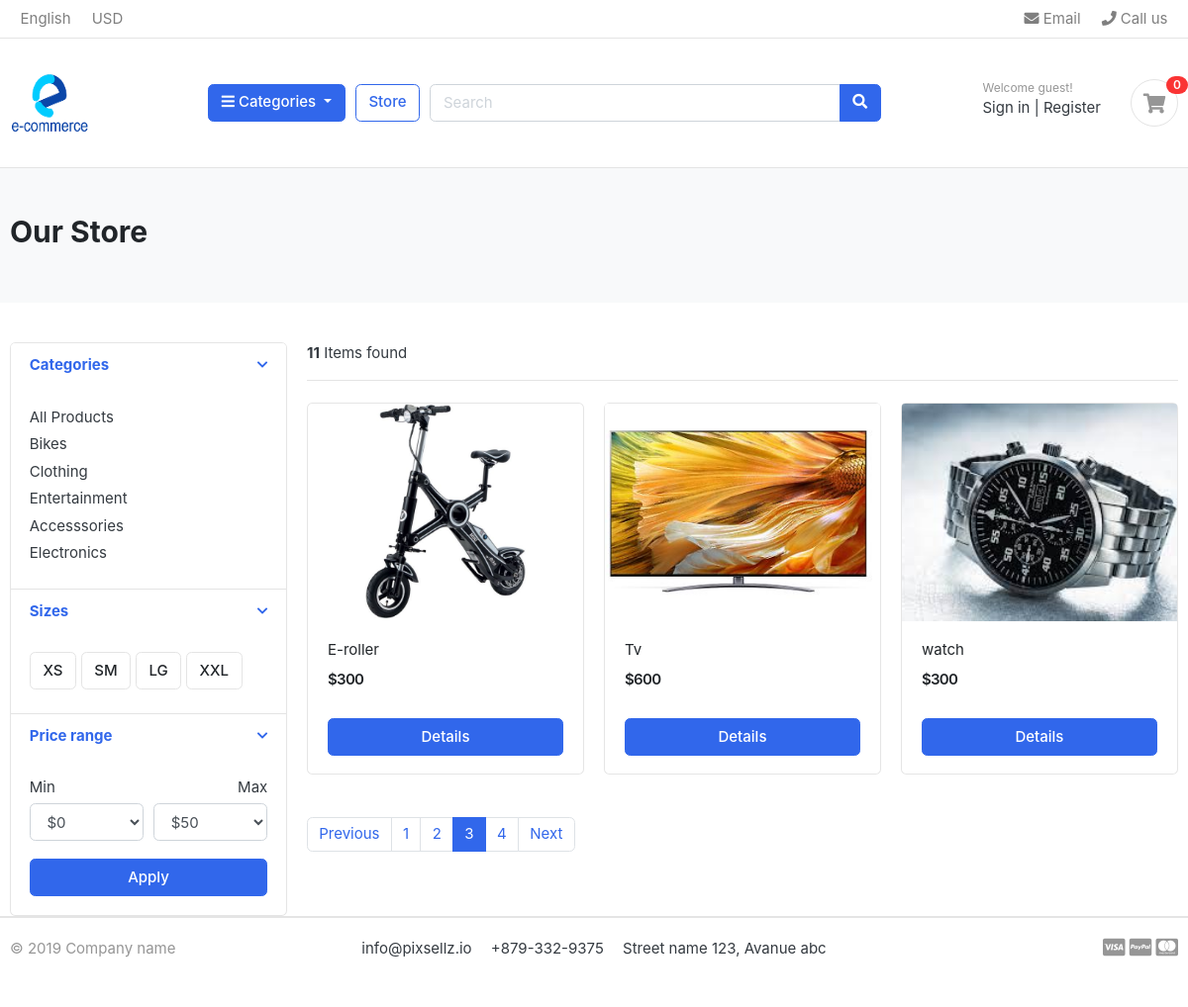
The page /store/?page=3 on the database its author committed.
### shop/models.py (models this page shows, shortened)
class Category(models.Model):
    category_name = models.CharField(max_length=100, unique=True)
    slug = models.SlugField(max_length=100, unique=True)
    description = models.TextField(max_length=200, blank=True)
    category_image = models.ImageField(upload_to='photos/categories', blank=True)
    def get_url(self):
        return reverse('products_by_category', args=[self.slug])

### store/models.py (models this page shows, shortened)
class Product(models.Model):
    product_name = models.CharField(max_length=200, unique=True)
    slug = models.SlugField(max_length=200, unique=True)
    description = models.TextField(max_length=500, blank=True)
    price = models.IntegerField()
    images = models.ImageField(upload_to='photos/products')
    stock = models.IntegerField()
    is_available = models.BooleanField(default=True)
    category = models.ForeignKey(Category, on_delete=models.CASCADE)
    created_date = models.DateTimeField(auto_now_add=True)
    modified_date = models.DateTimeField(auto_now=True)
    def get_url(self):
        return reverse('product_detail', args=[self.category.slug, self.slug])

### store/views.py (the view)
# urls.py: path('store/', include('store.urls')),
def store(request, category_slug=None):
    categories = None
    products = None
    if category_slug != None:
        categories = get_object_or_404(Category, slug=category_slug)
        products = Product.objects.filter(category=categories, is_available=True)
        paginator = Paginator(products, 1)
        page = request.GET.get('page')
        paged_products = paginator.get_page(page)
        product_count = products.count()
    else:
        products = Product.objects.all().filter(is_available=True).order_by('id')
        paginator = Paginator(products, 3)
        page = request.GET.get('page')
        paged_products = paginator.get_page(page)
        product_count = products.count()
    context = {
        'products': paged_products,
        'product_count': product_count,
    }
    return render(request, 'store/store.html', context)

### carts/context_processors.py (called while the page is built)
def counter(request):
    cart_count = 0
    if 'admin' in request.path:
        return {}
    else:
        try:
            cart = Cart.objects.filter(cart_id=_cart_id(request))
            cart_items = CartItem.objects.all().filter(cart=cart[:1])
            for cart_item in cart_items:
                cart_count += cart_item.quantity
        except Cart.DoesNotExist:
            cart_count = 0
    return dict(cart_count=cart_count)

### carts/views.py (called while the page is built)
def _cart_id(request):
    cart = request.session.session_key
    if not cart:
        cart = request.session.create()
    return cart

### shop/context_processors.py (called while the page is built)
def menu_links(request):
    links = Category.objects.all()
    return dict(links=links)

### templates/store/store.html (shortened to what this page needs)
{% extends 'base.html' %}
{% load static %}
{% block content %}
<section class="section-pagetop bg">
    <div class="container">
        <h2 class="title-page">Our Store</h2>
    </div>
</section>
<section class="section-content padding-y">
<div class="container">
<div class="row">
	<aside class="col-md-3">
<div class="card">
	<article class="filter-group">
		<header class="card-header">
			<a href="#" data-toggle="collapse" data-target="#collapse_1" aria-expanded="true" class="">
				<i class="icon-control fa fa-chevron-down"></i>
				<h6 class="title">Categories</h6>
			</a>
		</header>
		<div class="filter-content collapse show" id="collapse_1" style="">
			<div class="card-body">
				<ul class="list-menu">
				<li><a href="{% url 'store' %}">All Products</a></li>
					{% for category in links %}
				<li><a href="{{ category.get_url }}"> {{ category.category_name }} </a></li>
				    {% endfor %}
				</ul>
			</div>
		</div>
	</article>
	<article class="filter-group">
		<header class="card-header">
			<a href="#" data-toggle="collapse" data-target="#collapse_4" aria-expanded="true" class="">
				<i class="icon-control fa fa-chevron-down"></i>
				<h6 class="title">Sizes </h6>
			</a>
		</header>
		<div class="filter-content collapse show" id="collapse_4" style="">
			<div class="card-body">
			  <label class="checkbox-btn">
			    <span class="btn btn-light"> XS </span>
			  </label>
			  <label class="checkbox-btn">
			    <span class="btn btn-light"> SM </span>
			  </label>
			  <label class="checkbox-btn">
			    <span class="btn btn-light"> LG </span>
			  </label>
			  <label class="checkbox-btn">
			    <span class="btn btn-light"> XXL </span>
			  </label>
		</div>
		</div>
	</article>
	<article class="filter-group">
		<header class="card-header">
			<a href="#" data-toggle="collapse" data-target="#collapse_3" aria-expanded="true" class="">
				<i class="icon-control fa fa-chevron-down"></i>
				<h6 class="title">Price range </h6>
			</a>
		</header>
		<div class="filter-content collapse show" id="collapse_3" style="">
			<div class="card-body">
				<div class="form-row">
				<div class="form-group col-md-6">
				  <label>Min</label>
				  	<select class="mr-2 form-control">
						<option value="0">$0</option>
					</select>
				</div>
				<div class="form-group text-right col-md-6">
				  <label>Max</label>
				  	<select class="mr-2 form-control">
						<option value="50">$50</option>
					</select>
				</div>
				</div>
				<button class="btn btn-block btn-primary">Apply</button>
			</div>
		</div>
	</article>
</div>
	</aside>
	<main class="col-md-9">
<header class="border-bottom mb-4 pb-3">
		<div class="form-inline">
			<span class="mr-md-auto"><b>{{ product_count }}</b> Items found </span>
		</div>
</header>
<div class="row">
    {% for product in products %}
	<div class="col-md-4">
		<figure class="card card-product-grid">
			<div class="img-wrap">
				<a href="{{ product.get_url }}"><img src="{{ product.images.url }}"></a>
			</div>
			<figcaption class="info-wrap">
				<div class="fix-height">
					<a href="{{ product.get_url }}" class="title">{{ product.product_name}}</a>
					<div class="price-wrap mt-2">
						<span class="price">${{product.price}}</span>
					</div>
				</div>
				<a href="{{product.get_url}}" class="btn btn-block btn-primary"> Details </a>
			</figcaption>
		</figure>
	</div>
    {% endfor %}
</div>
<nav class="mt-4" aria-label="Page navigation sample">
{% if products.has_other_pages %}
  <ul class="pagination">
	{% if products.has_previous %}
    <li class="page-item"><a class="page-link"  href="?page={{products.previous_page_number}}" >Previous</a></li>
	{% else %}
    <li class="page-item disabled"><a class="page-link" href="#">Previous</a></li>
	{% endif %}
	{% for x in products.paginator.page_range %}
	  {% if products.number == x %}
      <li class="page-item active"><a class="page-link" href="#">{{x}}</a></li>
	  {% else %}
	  <li class="page-item"><a class="page-link" href="?page={{x}}">{{x}}</a></li>
	  {% endif %}
	{% endfor %}
    {% if products.has_next %}
      <li class="page-item"><a class="page-link" href="?page={{products.next_page_number}}">Next</a></li>
	{% else %}
     <li class="page-item disabled"><a class="page-link" href="#">Next</a></li>
	{% endif %}
  </ul>
{% endif %}
</nav>
	</main>
</div>
</div>
{% endblock content %}

### static/css/ui.css (style rules this page uses)
html { font-family: "Inter", sans-serif; font-size: 15px; }
.img-wrap { text-align: center; display: block; }
.img-wrap img { max-width: 100%; }
.price-wrap { letter-spacing: -0.7px; }
.padding-y { padding-top: 40px; padding-bottom: 40px; }
figure { margin-bottom: 0; }
article:after, .form-group:after { display: block; clear: both; content: ""; }
.bg { background-color: #f8f9fa; }
.title-page { color: #212529; }
.btn-light { background-color: #fff; border-color: #e4e4e4; }
[class*=list-] li:after { visibility: hidden; display: block; content: ""; overflow: hidden; height: 0; clear: both; }
.list-menu { list-style: none; margin: 0; padding-left: 0; }
.list-menu li { margin-bottom: 5px; }
.list-menu a { color: #343a40; }
[class*=card-product] a.title { color: #212529; display: block; }
[class*=card-product] .img-wrap { overflow: hidden; position: relative; }
[class*=card-product] .img-wrap img { height: 100%; max-width: 100%; width: auto; display: inline-block; -o-object-fit: cover; object-fit: cover; }
.card-product-grid { margin-bottom: 20px; }
.card-product-grid .img-wrap { border-radius: 0.2rem 0.2rem 0 0; height: 220px; }
.card-product-grid .info-wrap { overflow: hidden; padding: 18px 20px; }
.card-product-grid .fix-height { height: 80px; overflow: hidden; }
.card .img-wrap { overflow: hidden; }
.price { font-weight: 600; color: #212529; }
.icon-control { margin-top: 5px; float: right; font-size: 80%; }
.card-header .title { margin-bottom: 0; line-height: 1.5; }
.filter-group { border-bottom: 1px solid #e4e4e4; }
.filter-group .card-header { border-bottom: 0; }
.filter-group:last-child { border-bottom: 0; }
.checkbox-btn { position: relative; }
.section-pagetop { padding: 45px 0; }

### rows shown on the page
Category: category_name "Bikes"
Category: category_name "Clothing"
Category: category_name "Entertainment"
Category: category_name "Accesssories"
Category: category_name "Electronics"
Product: images (picture), product_name "E-roller", price "300"
Product: images (picture), product_name "Tv", price "600"
Product: images (picture), product_name "watch", price "300"

### other values the page prints
{{ cart_count }} "0"
{{ product_count }} "11"
{{ x }} "1" "2" "4"
{{ x }} "3"
